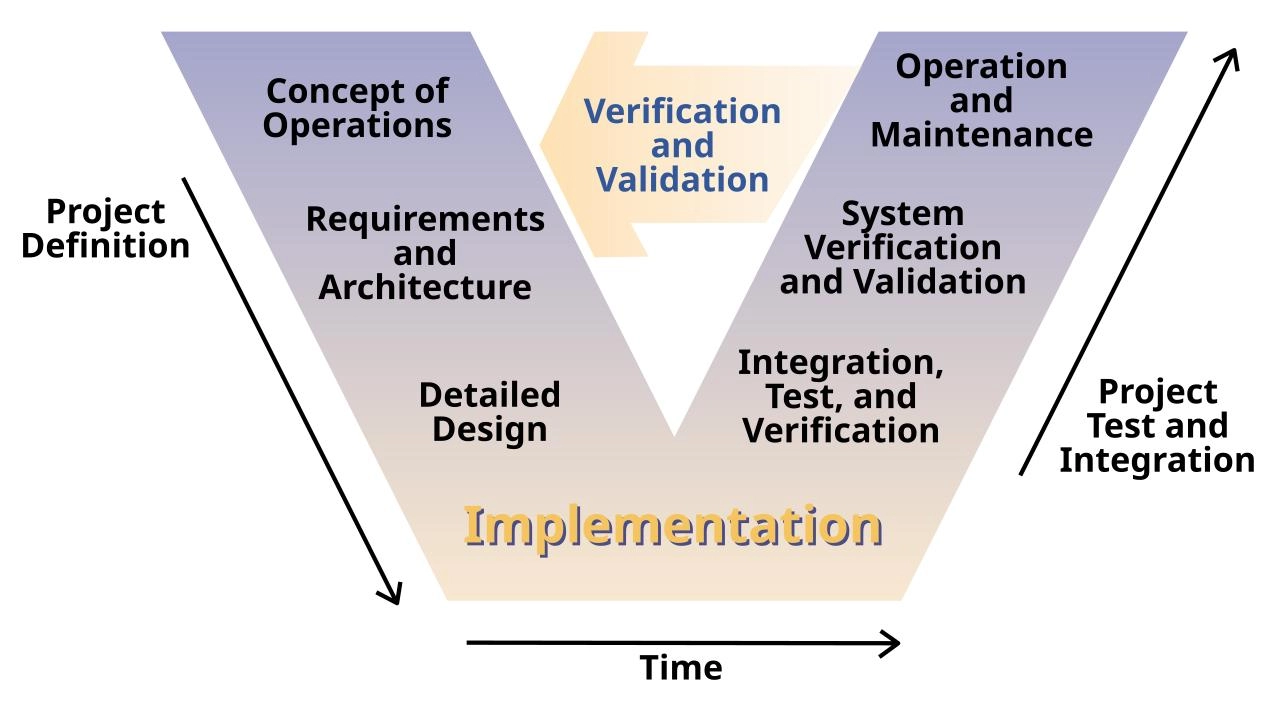
#> input picture project_self_feedback.jpg, 1280 x 712 px
$ python -i extractor.py   (imports and definitions only)
#> lines starting #> are read from the running program, lines starting #| are printed output that depends on the picture; after the words box and inside, x2 and y2 are one past the last pixel; in counts of white or black regions, pixels touching at a corner belong together
"""Phase 3: Vector path extraction from B&W line art images."""

from __future__ import annotations

from dataclasses import dataclass
import math
import time

import cv2
import numpy as np


@dataclass
class ExtractionResult:
    """Result of vector path extraction from a raster line art image."""

    width: int
    height: int
    strokes: list[list[tuple[float, float]]]
    raw_point_count: int
    simplified_point_count: int
    draw_length_px: float
    travel_length_px: float
    elapsed_sec: float
    binary_inv: np.ndarray
    skeleton: np.ndarray


def _binarize_lineart(gray: np.ndarray, threshold: int | None = None, morph_clean: bool = False) -> np.ndarray:
    """Convert grayscale line art (black lines on white bg) to binary foreground (255=line, 0=bg)."""
    if threshold is None:
        _, binary_inv = cv2.threshold(gray, 0, 255, cv2.THRESH_BINARY_INV + cv2.THRESH_OTSU)
    else:
        _, binary_inv = cv2.threshold(gray, threshold, 255, cv2.THRESH_BINARY_INV)

    if morph_clean:
        kernel = np.ones((2, 2), np.uint8)
        binary_inv = cv2.morphologyEx(binary_inv, cv2.MORPH_OPEN, kernel)
    return binary_inv


def _trace_skeleton_strokes(skeleton: np.ndarray) -> list[list[tuple[int, int]]]:
    """Trace 1-pixel-wide skeleton image into continuous (x, y) polylines without dropping junction edges."""
    skel_bin = (skeleton > 0).astype(np.uint8)
    h, w = skel_bin.shape

    ys, xs = np.where(skel_bin == 1)
    nodes = set(zip(xs.tolist(), ys.tolist()))
    if not nodes:
        return []

    dirs = ((0, -1), (1, 0), (0, 1), (-1, 0), (-1, -1), (1, -1), (1, 1), (-1, 1))
    adj: dict[tuple[int, int], list[tuple[int, int]]] = {}
    for x, y in nodes:
        nbrs: list[tuple[int, int]] = []
        for dx, dy in dirs:
            nx, ny = x + dx, y + dy
            if 0 <= nx < w and 0 <= ny < h and skel_bin[ny, nx]:
                nbrs.append((nx, ny))
        adj[(x, y)] = nbrs

    used_edges: set[tuple[tuple[int, int], tuple[int, int]]] = set()

    def make_edge(a: tuple[int, int], b: tuple[int, int]) -> tuple[tuple[int, int], tuple[int, int]]:
        return (a, b) if a <= b else (b, a)

    def walk_edge(start: tuple[int, int], nxt: tuple[int, int]) -> list[tuple[int, int]]:
        chain = [start, nxt]
        used_edges.add(make_edge(start, nxt))
        prev, cur = start, nxt
        while len(adj[cur]) == 2:
            n0, n1 = adj[cur]
            cand = n1 if n0 == prev else n0
            e = make_edge(cur, cand)
            if e in used_edges:
                break
            used_edges.add(e)
            chain.append(cand)
            prev, cur = cur, cand
            if cur == start:
                break
        return chain

    strokes: list[list[tuple[int, int]]] = []

    non_regular = sorted(
        (n for n, nbrs in adj.items() if len(nbrs) != 2),
        key=lambda n: (len(adj[n]), n[1], n[0]),
    )
    for node in non_regular:
        for nbr in adj[node]:
            if make_edge(node, nbr) not in used_edges:
                strokes.append(walk_edge(node, nbr))

    for node in sorted(nodes, key=lambda n: (n[1], n[0])):
        for nbr in adj[node]:
            if make_edge(node, nbr) not in used_edges:
                strokes.append(walk_edge(node, nbr))

    return strokes


def _extract_thick_region_contours(binary_inv: np.ndarray, min_half_width: float = 1.8) -> list[list[tuple[int, int]]]:
    """Extract contours of thick/filled regions (eyes, lips, bold hair strokes) to preserve line weight."""
    dist = cv2.distanceTransform(binary_inv, cv2.DIST_L2, 5)
    thick_seed = (dist >= min_half_width).astype(np.uint8) * 255
    if not np.any(thick_seed):
        return []

    # Expand seeds slightly to recover the boundary of thick strokes only
    kernel = cv2.getStructuringElement(cv2.MORPH_ELLIPSE, (5, 5))
    thick_mask = cv2.dilate(thick_seed, kernel, iterations=1)
    thick_region = cv2.bitwise_and(binary_inv, thick_mask)

    contours, _ = cv2.findContours(thick_region, cv2.RETR_LIST, cv2.CHAIN_APPROX_NONE)
    out: list[list[tuple[int, int]]] = []
    for cnt in contours:
        if len(cnt) < 6:
            continue
        pts = [(int(p[0][0]), int(p[0][1])) for p in cnt]
        pts.append(pts[0])
        out.append(pts)
    return out


def _polyline_length(points: list[tuple[float, float]]) -> float:
    total = 0.0
    for i in range(1, len(points)):
        total += math.hypot(points[i][0] - points[i - 1][0], points[i][1] - points[i - 1][1])
    return total


def _bridge_close_strokes(
    strokes: list[list[tuple[float, float]]],
    max_gap_px: float = 4.5,
) -> list[list[tuple[float, float]]]:
    """Merge open strokes whose endpoints are within max_gap_px to reduce fragmented gaps."""
    if max_gap_px <= 0 or len(strokes) < 2:
        return strokes

    pool = [list(s) for s in strokes]
    merged: list[list[tuple[float, float]]] = []

    while pool:
        cur = pool.pop(0)
        # Do not merge closed loops
        if len(cur) >= 3 and math.hypot(cur[0][0] - cur[-1][0], cur[0][1] - cur[-1][1]) < 1.5:
            merged.append(cur)
            continue

        changed = True
        while changed and pool:
            changed = False
            best_i = -1
            best_dist = max_gap_px
            mode = ""  # end->start, end->end, start->start, start->end

            cx0, cy0 = cur[0]
            cx1, cy1 = cur[-1]

            for i, cand in enumerate(pool):
                if len(cand) >= 3 and math.hypot(cand[0][0] - cand[-1][0], cand[0][1] - cand[-1][1]) < 1.5:
                    continue
                ax0, ay0 = cand[0]
                ax1, ay1 = cand[-1]

                checks = (
                    (math.hypot(cx1 - ax0, cy1 - ay0), "e_s"),
                    (math.hypot(cx1 - ax1, cy1 - ay1), "e_e"),
                    (math.hypot(cx0 - ax1, cy0 - ay1), "s_e"),
                    (math.hypot(cx0 - ax0, cy0 - ay0), "s_s"),
                )
                for d, m in checks:
                    if d < best_dist:
                        best_dist = d
                        best_i = i
                        mode = m

            if best_i >= 0:
                nxt = pool.pop(best_i)
                if mode == "e_s":
                    cur = cur + nxt
                elif mode == "e_e":
                    cur = cur + list(reversed(nxt))
                elif mode == "s_e":
                    cur = nxt + cur
                elif mode == "s_s":
                    cur = list(reversed(nxt)) + cur
                changed = True

        merged.append(cur)

    return merged


def _chaikin_smooth(points: list[tuple[float, float]], iterations: int = 2) -> list[tuple[float, float]]:
    """Smooth jagged pixel staircases using Chaikin's corner-cutting algorithm."""
    if iterations <= 0 or len(points) < 3:
        return points

    is_closed = math.hypot(points[0][0] - points[-1][0], points[0][1] - points[-1][1]) < 1.5
    pts = list(points[:-1]) if is_closed else list(points)

    for _ in range(iterations):
        if len(pts) < 3:
            break
        new_pts: list[tuple[float, float]] = []
        if not is_closed:
            new_pts.append(pts[0])
        n = len(pts)
        limit = n if is_closed else n - 1
        for i in range(limit):
            p0 = pts[i]
            p1 = pts[(i + 1) % n]
            q = (0.75 * p0[0] + 0.25 * p1[0], 0.75 * p0[1] + 0.25 * p1[1])
            r = (0.25 * p0[0] + 0.75 * p1[0], 0.25 * p0[1] + 0.75 * p1[1])
            new_pts.extend((q, r))
        if not is_closed:
            new_pts.append(pts[-1])
        pts = new_pts

    if is_closed and pts:
        pts.append(pts[0])
    return pts


def _simplify_and_filter(
    raw_strokes: list[list[tuple[int, int]]],
    epsilon: float,
    min_length_px: float,
    min_points: int,
    bridge_gap_px: float = 4.5,
    smooth_iterations: int = 2,
) -> tuple[list[list[tuple[float, float]]], int, int]:
    """Bridge small gaps, smooth staircases, simplify with Douglas-Peucker, and filter noise."""
    raw_count = sum(len(s) for s in raw_strokes)
    float_strokes = [[(float(x), float(y)) for x, y in s] for s in raw_strokes if len(s) >= 2]
    bridged = _bridge_close_strokes(float_strokes, max_gap_px=bridge_gap_px)

    filtered: list[list[tuple[float, float]]] = []
    for stroke in bridged:
        if _polyline_length(stroke) < min_length_px:
            continue
        smoothed = _chaikin_smooth(stroke, iterations=smooth_iterations)
        is_closed = len(smoothed) >= 3 and math.hypot(smoothed[0][0] - smoothed[-1][0], smoothed[0][1] - smoothed[-1][1]) < 1.0
        arr = np.array(smoothed[:-1] if is_closed else smoothed, dtype=np.float32).reshape(-1, 1, 2)
        approx = cv2.approxPolyDP(arr, epsilon=epsilon, closed=is_closed)
        pts = [(float(p[0][0]), float(p[0][1])) for p in approx]
        if is_closed and len(pts) >= 2:
            pts.append(pts[0])

        if len(pts) < min_points or _polyline_length(pts) < min_length_px:
            continue
        filtered.append(pts)

    simplified_count = sum(len(s) for s in filtered)
    return filtered, raw_count, simplified_count


def _order_strokes_tsp(strokes: list[list[tuple[float, float]]]) -> tuple[list[list[tuple[float, float]]], float]:
    """Order strokes using nearest-neighbor TSP heuristic (checking both start and end)."""
    if not strokes:
        return [], 0.0

    remaining = list(range(len(strokes)))
    best_idx = min(
        remaining,
        key=lambda idx: min(
            math.hypot(strokes[idx][0][0], strokes[idx][0][1]),
            math.hypot(strokes[idx][-1][0], strokes[idx][-1][1]),
        ),
    )
    remaining.remove(best_idx)
    first = strokes[best_idx]
    if math.hypot(first[-1][0], first[-1][1]) < math.hypot(first[0][0], first[0][1]):
        first = list(reversed(first))

    ordered = [first]
    cur_x, cur_y = first[-1]
    travel_dist = 0.0

    while remaining:
        best_pos = 0
        best_dist = float("inf")
        reverse_flag = False

        for pos, idx in enumerate(remaining):
            s = strokes[idx]
            d_start = math.hypot(s[0][0] - cur_x, s[0][1] - cur_y)
            d_end = math.hypot(s[-1][0] - cur_x, s[-1][1] - cur_y)
            if d_start < best_dist:
                best_dist = d_start
                best_pos = pos
                reverse_flag = False
            if d_end < best_dist:
                best_dist = d_end
                best_pos = pos
                reverse_flag = True

        chosen_idx = remaining.pop(best_pos)
        chosen = list(reversed(strokes[chosen_idx])) if reverse_flag else strokes[chosen_idx]
        ordered.append(chosen)
        travel_dist += best_dist
        cur_x, cur_y = chosen[-1]

    return ordered, travel_dist


def extract_vector_paths(
    image_path: str,
    epsilon: float = 0.45,
    min_length_px: float = 2.5,
    min_points: int = 2,
    threshold: int | None = None,
    morph_clean: bool = False,
    preserve_thick_contours: bool = True,
    bridge_gap_px: float = 4.5,
    smooth_iterations: int = 2,
) -> ExtractionResult:
    """Extract ordered, smooth vector strokes preserving thin lines and thick feature contours."""
#> called with image_path = '../project_self_feedback.jpg', epsilon = 0.45, min_length_px = 2.5, min_points = 2, morph_clean = False, preserve_thick_contours = True, bridge_gap_px = 4.5, smooth_iterations = 2
    t0 = time.perf_counter()
    gray = cv2.imread(image_path, cv2.IMREAD_GRAYSCALE)
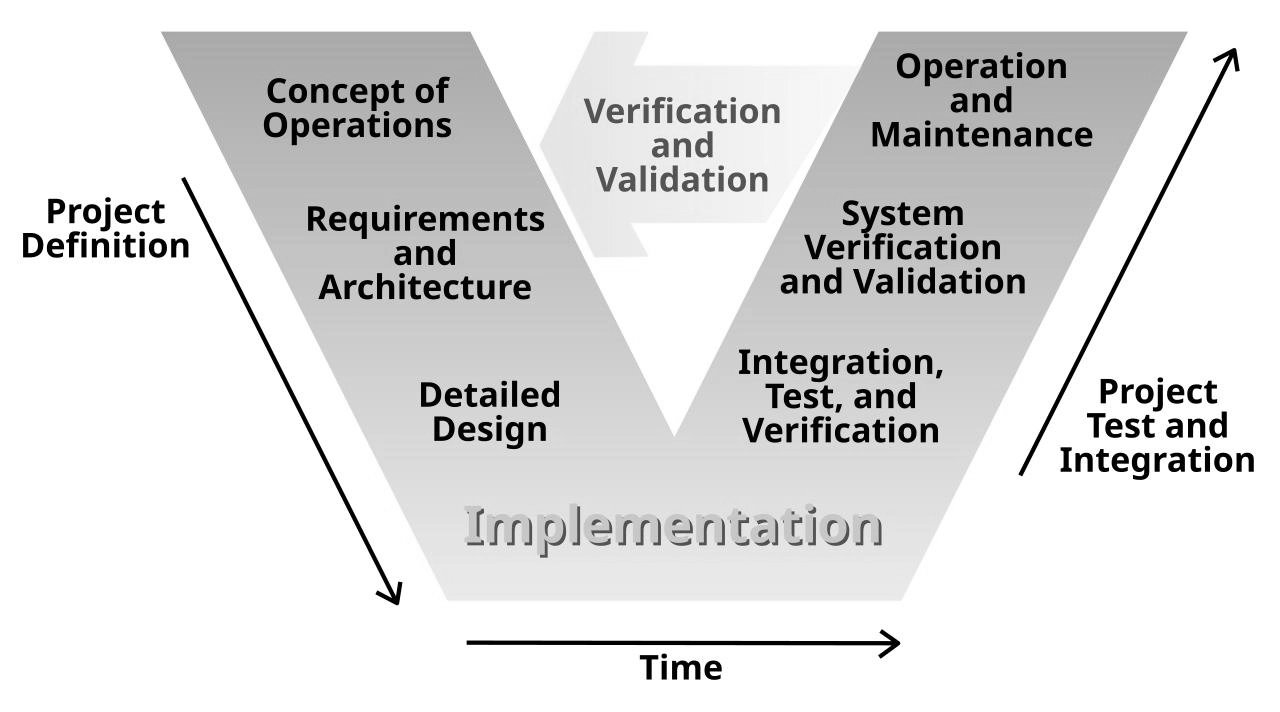
#> gray: shape (712, 1280); min 0, max 255, mean 222.4
    if gray is None:
        raise FileNotFoundError(f"이미지를 읽을 수 없습니다: {image_path}")

    h, w = gray.shape
    binary_inv = _binarize_lineart(gray, threshold=threshold, morph_clean=morph_clean)
#> in _binarize_lineart, `_, binary_inv = cv2.threshold(gray, 0, 255, cv2.THRESH_BINARY_INV + cv..`:
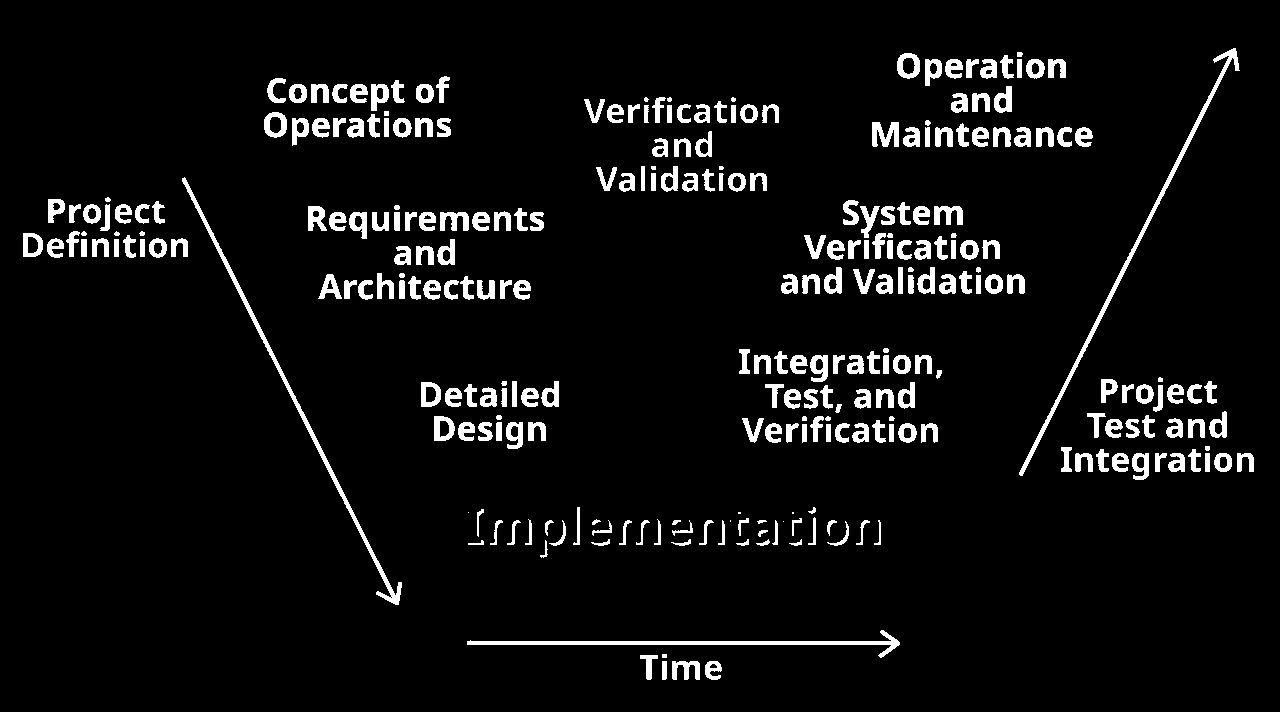
#> binary_inv: shape (712, 1280); 5.7% white; 286 white regions (8 under 20 px), largest, box (x1, y1, x2, y2) and area: (1019, 48, 1240, 476) 2208, (182, 177, 402, 605) 2199, (467, 630, 900, 658) 1894
    skeleton = cv2.ximgproc.thinning(binary_inv, thinningType=cv2.ximgproc.THINNING_ZHANGSUEN)
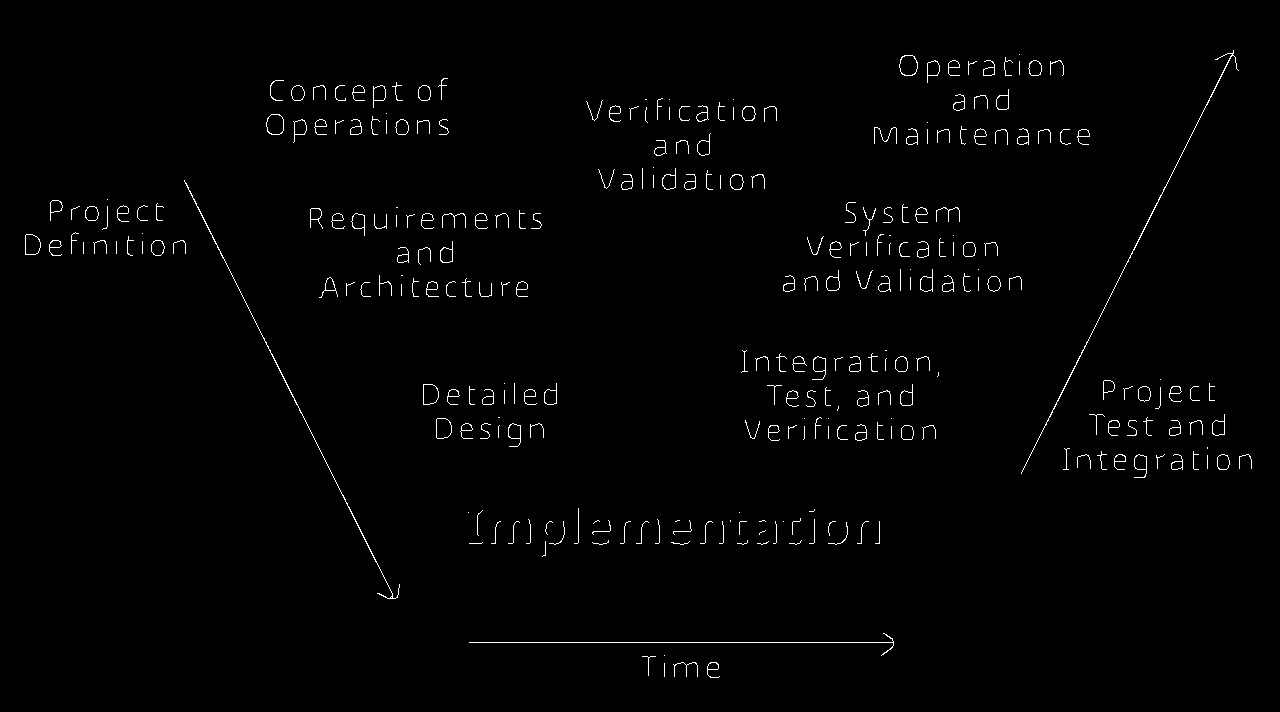
#> skeleton: shape (712, 1280); 1.2% white in thin lines or dots, all inside (x1, y1, x2, y2) = (25, 50, 1252, 678)

    raw_strokes = _trace_skeleton_strokes(skeleton)
#> in _trace_skeleton_strokes, `ys, xs = np.where(skel_bin == 1)`: ys = 10506 values from 50 to 677; xs = 10506 values, max 1251 at index 8642, min 25 at index 4004, mean 701.9
#> in _trace_skeleton_strokes, `nodes = set(zip(xs.tolist(), ys.tolist()))`: nodes = 10506 items
#> the loop in _trace_skeleton_strokes, `for x, y in nodes:` made 10506 passes
#> (x, y) on passes 1 to 3: (948, 73), (1173, 420), (939, 253)
#> in _trace_skeleton_strokes, `non_regular = sorted( (n for n, nbrs in adj.items() if len(nbrs) != 2)..`: non_regular = 3019 pairs, first value 25 to 1251, second value 50 to 677
#> the loop in _trace_skeleton_strokes, `for node in non_regular:` made 3019 passes
#> after the loop in _trace_skeleton_strokes, `for node in non_regular:`: strokes = 4248 items
#> the loop in _trace_skeleton_strokes, `for node in sorted(nodes, key=lambda n: (n[1], n[0])):` made 10506 passes
#> node on passes 1 to 3: (1233, 50), (1233, 51), (1233, 52)
#> after the loop in _trace_skeleton_strokes, `for node in sorted(nodes, key=lambda n: (n[1], n[0])):`: strokes = 4251 items
#> raw_strokes = 4251 items
    if preserve_thick_contours:
        thick_contours = _extract_thick_region_contours(binary_inv, min_half_width=1.8)
#> in _extract_thick_region_contours, `thick_region = cv2.bitwise_and(binary_inv, thick_mask)`:
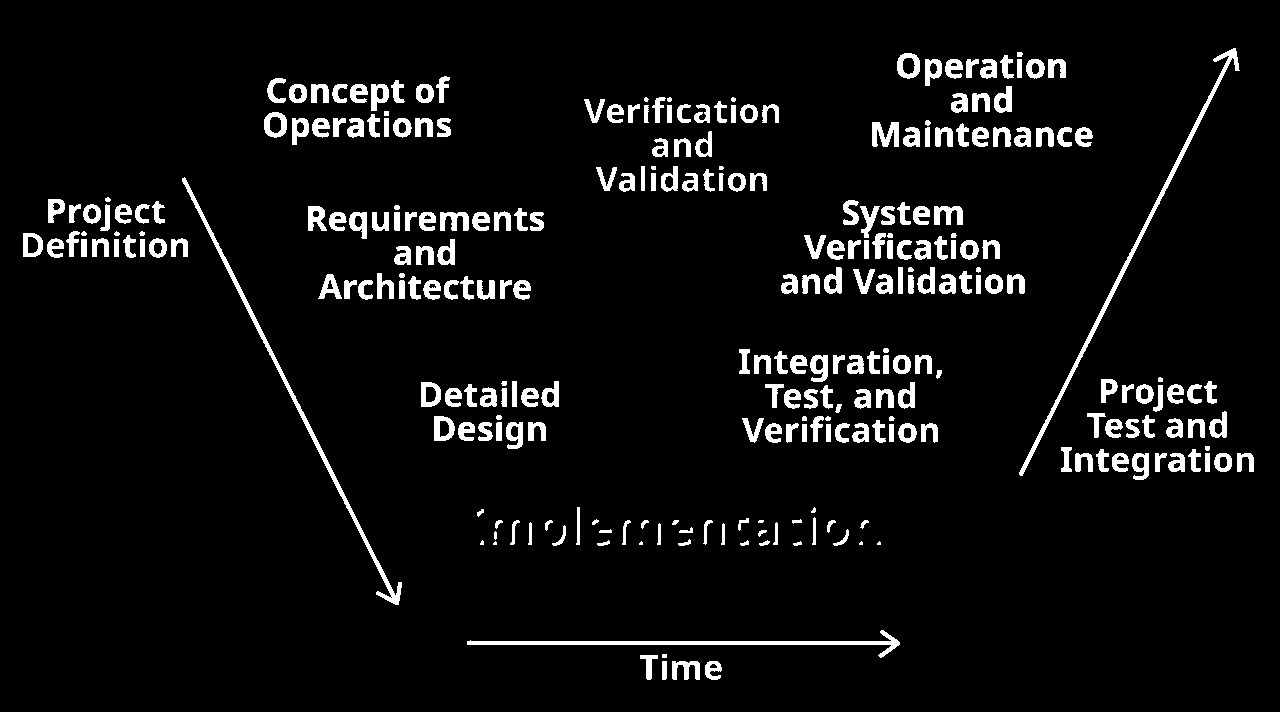
#> thick_region: shape (712, 1280); 5.6% white; 284 white regions (9 under 20 px)
#> in _extract_thick_region_contours, `contours, _ = cv2.findContours(thick_region, cv2.RETR_LIST, cv2.CHAIN_..`: contours = 368 contours, 39 with area under 20; largest, box (x1, y1, x2, y2) and area: (1019, 48, 1240, 476) 1748, (182, 177, 402, 605) 1742, (467, 630, 900, 658) 1434, (897, 53, 920, 79) 460, (264, 112, 287, 138) 458
#> the loop in _extract_thick_region_contours, `for cnt in contours:` made 368 passes
#> cnt on pass 8: [[390, 597], [391, 596], [392, 597], [391, 598]]
#> after the loop in _extract_thick_region_contours, `for cnt in contours:`: out = 367 items
#> thick_contours = 367 items
        raw_strokes.extend(thick_contours)

    simplified, raw_cnt, simp_cnt = _simplify_and_filter(
        raw_strokes,
        epsilon=epsilon,
        min_length_px=min_length_px,
        min_points=min_points,
        bridge_gap_px=bridge_gap_px,
        smooth_iterations=smooth_iterations,
    )
#> in _simplify_and_filter, `raw_count = sum(len(s) for s in raw_strokes)`: raw_count = 38047
#> in _simplify_and_filter, `float_strokes = [[(float(x), float(y)) for x, y in s] for s in raw_str..`: float_strokes = 4618 items
#> the loop in _bridge_close_strokes, `while pool:` made 932 passes
#> after the loop in _bridge_close_strokes, `while pool:`: merged = 932 items
#> the loop in _simplify_and_filter, `for stroke in bridged:` made 932 passes
    ordered, travel_px = _order_strokes_tsp(simplified)
    draw_px = sum(_polyline_length(s) for s in ordered)
    elapsed = time.perf_counter() - t0

    return ExtractionResult(
        width=w,
        height=h,
        strokes=ordered,
        raw_point_count=raw_cnt,
        simplified_point_count=simp_cnt,
        draw_length_px=draw_px,
        travel_length_px=travel_px,
        elapsed_sec=elapsed,
        binary_inv=binary_inv,
        skeleton=skeleton,
    )

>>> result = extract_vector_paths('../project_self_feedback.jpg')
